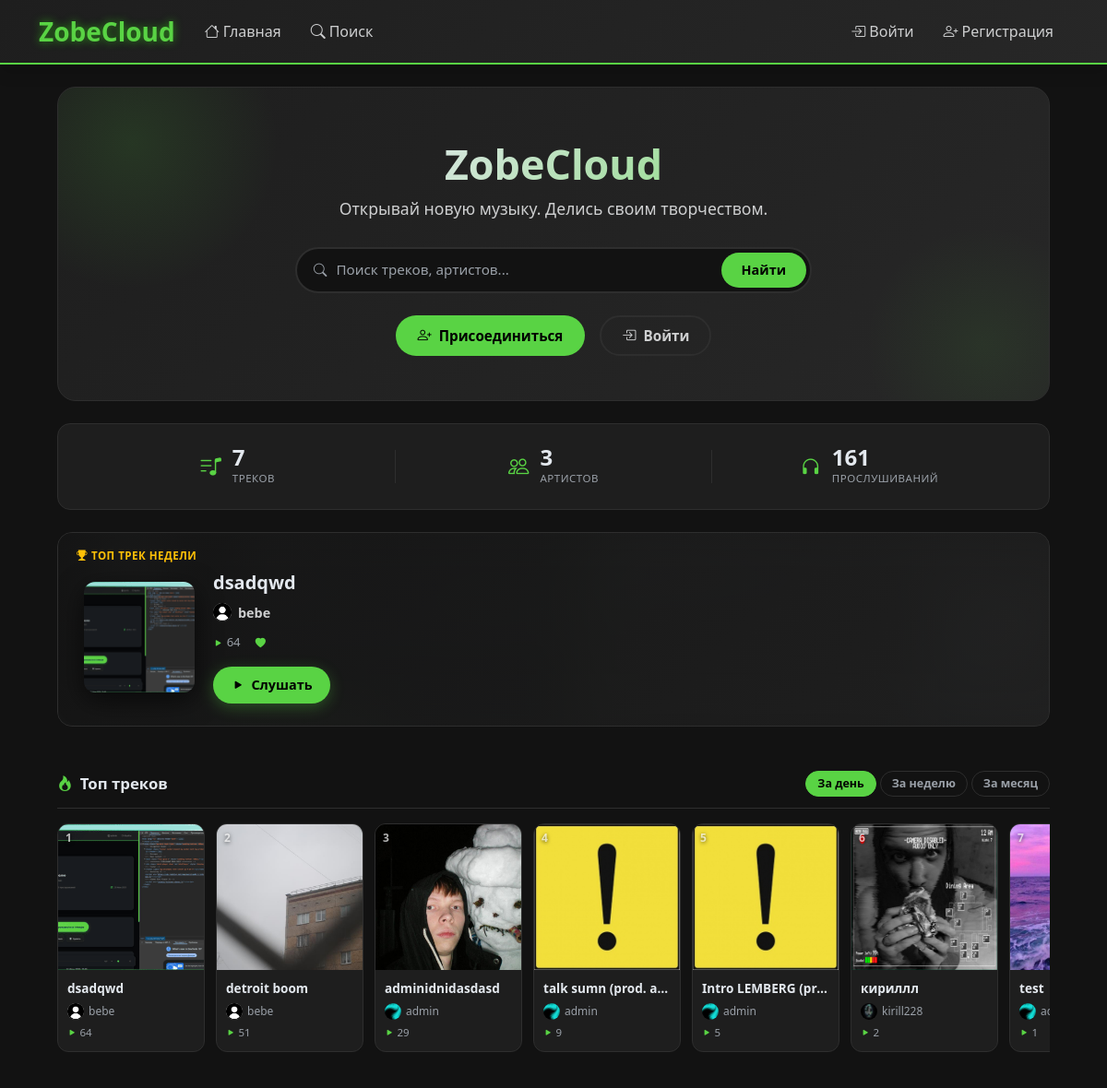
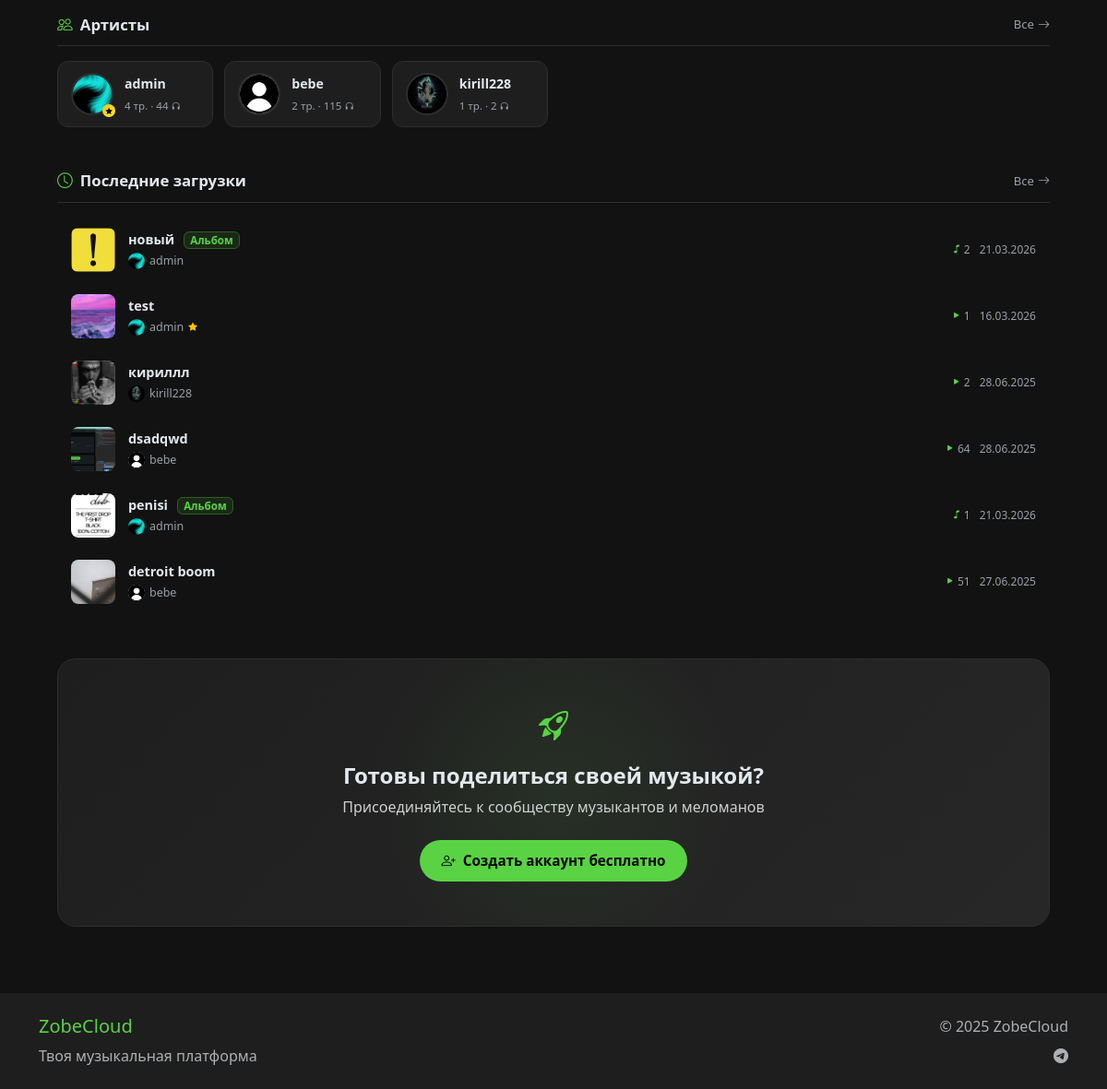
The app's page /, older data (2 pictures, top to bottom).
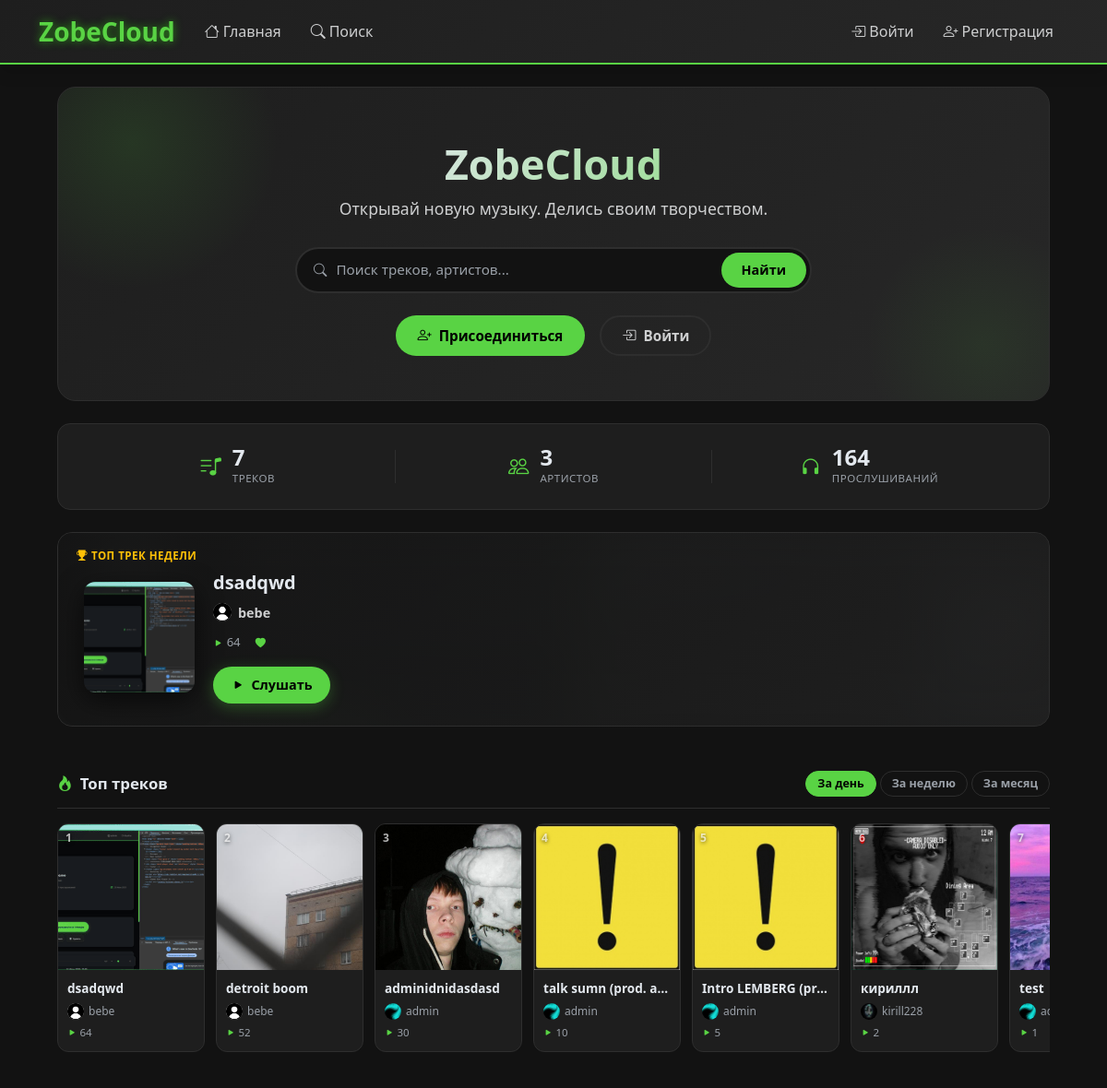
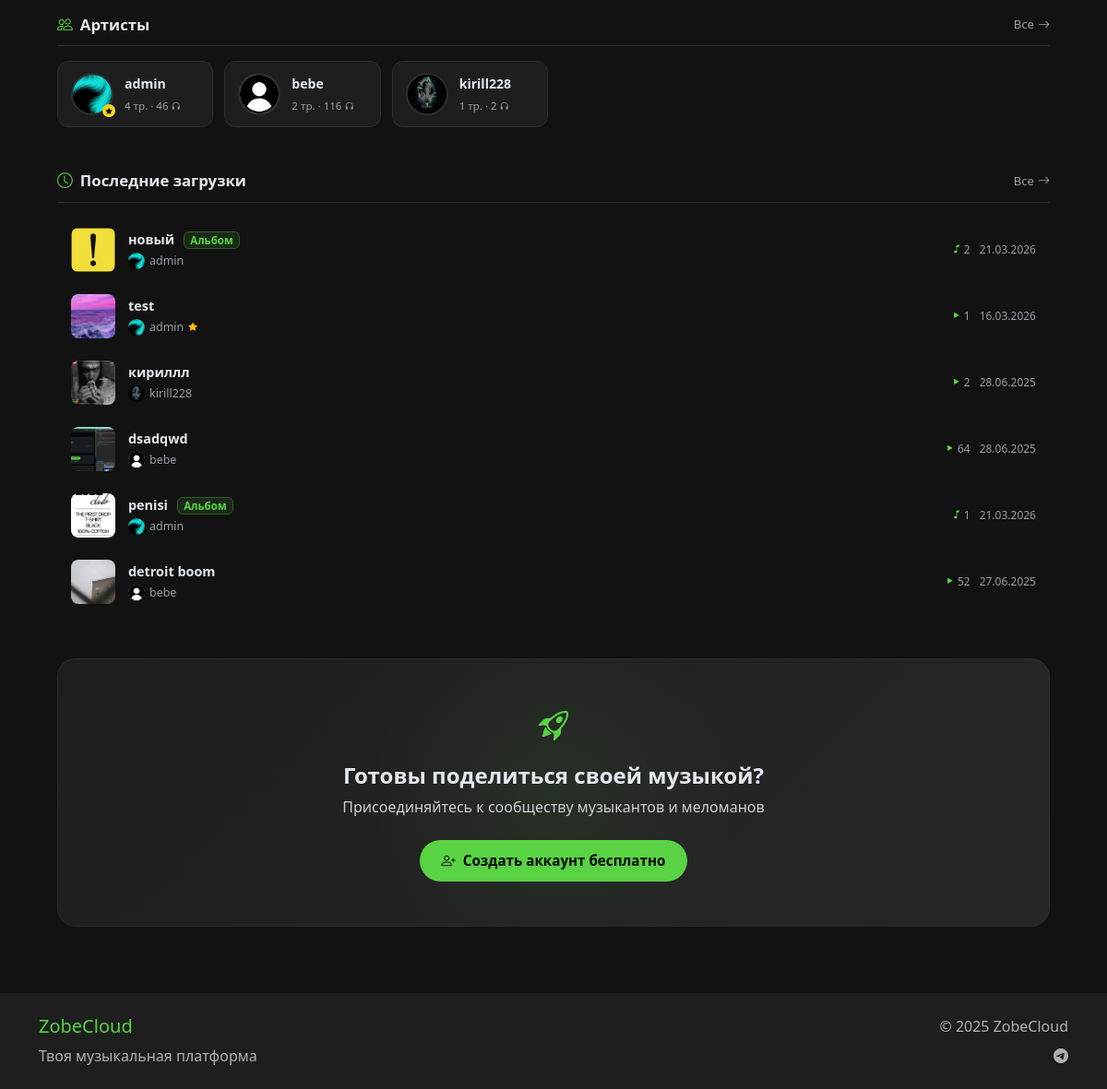
The same page, newer data (2 pictures, top to bottom).
### main/models.py (models this page shows, shortened)
class Track(models.Model):
    VISIBILITY_CHOICES = [
        ('public', 'Публичный'),
        ('unlisted', 'По ссылке'),
        ('private', 'Приватный'),
    ]
    title = models.CharField(max_length=200, verbose_name="Название")
    description = models.TextField(blank=True, verbose_name="Описание")
    audio_file = models.FileField(upload_to='tracks/audio/', verbose_name="Аудиофайл")
    cover = models.ImageField(upload_to='tracks/covers/', blank=True, null=True, verbose_name="Обложка")
    user = models.ForeignKey(User, on_delete=models.CASCADE, verbose_name="Пользователь")
    genre = models.ForeignKey(Genre, on_delete=models.SET_NULL, null=True, blank=True, related_name='tracks', verbose_name="Жанр")
    tags = models.ManyToManyField(Tag, blank=True, related_name='tracks', verbose_name="Теги")
    duration = models.PositiveIntegerField(null=True, blank=True, verbose_name="Длительность (секунды)")
    visibility = models.CharField(max_length=10, choices=VISIBILITY_CHOICES, default='public', verbose_name="Видимость")
    allow_downloads = models.BooleanField(default=False, verbose_name="Разрешить скачивание")
    allow_comments = models.BooleanField(default=True, verbose_name="Разрешить комментарии")
    uploaded_at = models.DateTimeField(auto_now_add=True, verbose_name="Дата загрузки")
    plays_count = models.PositiveIntegerField(default=0, verbose_name="Количество прослушиваний")
    downloads_count = models.PositiveIntegerField(default=0, verbose_name="Количество скачиваний")
    slug = models.SlugField(max_length=250, blank=True, verbose_name="URL")
    album = models.ForeignKey('Album', on_delete=models.SET_NULL, null=True, blank=True, related_name='tracks', verbose_name="Альбом")
    release_at = models.DateTimeField(null=True, blank=True, verbose_name="Дата релиза")
    sort_order = models.PositiveIntegerField(default=0, verbose_name="Порядок в альбоме")
    class Meta:
        verbose_name = "Трек"
        verbose_name_plural = "Треки"
        ordering = ['-uploaded_at']

class UserProfile(models.Model):
    user = models.OneToOneField(User, on_delete=models.CASCADE, related_name='profile')
    bio = models.TextField(max_length=500, blank=True, verbose_name="О себе")
    location = models.CharField(max_length=100, blank=True, verbose_name="Местоположение")
    website = models.URLField(blank=True, verbose_name="Веб-сайт")
    avatar = models.ImageField(upload_to='avatars/', blank=True, null=True, verbose_name="Аватар")
    banner = models.ImageField(upload_to='banners/', blank=True, null=True, verbose_name="Баннер")
    is_private = models.BooleanField(default=False, verbose_name="Приватный профиль")
    created_at = models.DateTimeField(auto_now_add=True)
    updated_at = models.DateTimeField(auto_now=True)
    last_seen = models.DateTimeField(null=True, blank=True, verbose_name="Последнее посещение")
    terms_accepted_at = models.DateTimeField(null=True, blank=True, verbose_name="Дата принятия лицензионного соглашения")
    class Meta:
        verbose_name = "Профиль пользователя"
        verbose_name_plural = "Профили пользователей"
    @property
    def avatar_url(self):
        if self.avatar and hasattr(self.avatar, 'url'):
            try:
                return self.avatar.url
            except ValueError:
                return self.get_default_avatar()
        return self.get_default_avatar()
    def get_default_avatar(self):
        return f"{settings.STATIC_URL}images/default-avatar.png"
    @property
    def is_premium(self):
        try:
            subscription = self.user.premium_subscriptions.filter(
                admin_confirmed=True,
                is_active=True,
                expires_at__gt=timezone.now()
            ).first()
            return subscription is not None
        except:
            return False

### main/views.py (the view)
# urls.py: path('', views.home, name='home'),
def home(request):
    now = timezone.now()
    day_ago = now - timedelta(days=1)
    week_ago = now - timedelta(days=7)
    month_ago = now - timedelta(days=30)
    public_qs = Track.objects.filter(
        visibility='public'
    ).filter(
        Q(release_at__isnull=True) | Q(release_at__lte=now)
    ).select_related('user__profile')
    _raw = public_qs.select_related('album').order_by('-uploaded_at')[:30]
    _seen_albums = set()
    recent_items = []
    for _t in _raw:
        if _t.album_id:
            if _t.album_id not in _seen_albums:
                _seen_albums.add(_t.album_id)
                recent_items.append({'is_album': True, 'album': _t.album, 'track': _t})
        else:
            recent_items.append({'is_album': False, 'track': _t})
        if len(recent_items) >= 8:
            break
    top_day = public_qs.annotate(
        period_plays=Count('plays', filter=Q(plays__created_at__gte=day_ago))
    ).order_by('-period_plays', '-plays_count')[:10]
    top_week = public_qs.annotate(
        period_plays=Count('plays', filter=Q(plays__created_at__gte=week_ago))
    ).order_by('-period_plays', '-plays_count')[:10]
    top_month = public_qs.annotate(
        period_plays=Count('plays', filter=Q(plays__created_at__gte=month_ago))
    ).order_by('-period_plays', '-plays_count')[:10]
    featured_track = top_week.first()
    artists = User.objects.filter(
        track__isnull=False
    ).distinct().annotate(
        tracks_count=Count('track'),
        total_plays=Sum('track__plays_count')
    ).order_by('-tracks_count')[:6]
    for artist in artists:
        try:
            if artist.profile.avatar and hasattr(artist.profile.avatar, 'url'):
                artist.avatar_url = artist.profile.avatar.url
            else:
                artist.avatar_url = '/static/images/default-avatar.png'
        except:
            artist.avatar_url = '/static/images/default-avatar.png'
    total_tracks = Track.objects.count()
    total_artists = User.objects.filter(track__isnull=False).distinct().count()
    total_plays = Track.objects.aggregate(total=Sum('plays_count'))['total'] or 0
    context = {
        'recent_items': recent_items,
        'top_tabs': [('Day', top_day), ('Week', top_week), ('Month', top_month)],
        'artists': artists,
        'total_tracks': total_tracks,
        'total_artists': total_artists,
        'total_plays': total_plays,
        'featured_track': featured_track,
    }
    return render(request, 'main/home.html', context)

### main/models.py (called while the page is built)
    @property
    def cover_url(self):
        if self.cover and hasattr(self.cover, 'url'):
            try:
                return self.cover.url
            except ValueError:
                pass
        return f"{settings.STATIC_URL}images/default-track-cover.png"

    @property
    def tracks_count(self):
        return self.tracks.count()

### templates/main/home.html (shortened to what the changed rows need)
{% extends 'main/base.html' %}
{% load static %}
{% block content %}
<div class="container py-4" style="max-width:1100px;">
  <div class="home-hero mb-4">
    <div class="home-hero-inner">
      <h1 class="home-hero-title">ZobeCloud</h1>
    </div>
  </div>
  <div class="home-stats-bar mb-4">
    <div class="home-stat">
      <div>
        <div class="home-stat-num">{{ total_plays }}</div>
        <div class="home-stat-lbl">Прослушиваний</div>
      </div>
    </div>
  </div>
  <section class="home-section mb-5">
    {% for tab_id, tracks_list in top_tabs %}
    <div id="topTab{{ tab_id }}" class="home-hscroll top-tab-panel" {% if not forloop.first %}style="display:none;"{% endif %}>
      {% for track in tracks_list %}
      <div class="pop-card">
        <div class="pop-card-cover">
          {% if track.cover %}
            <img src="{{ track.cover.url }}" alt="{{ track.title }}" class="pop-card-img">
          {% else %}
            <div class="pop-card-placeholder"><i class="bi bi-music-note-beamed"></i></div>
          {% endif %}
          <span class="pop-rank">{{ forloop.counter }}</span>
        </div>
        <div class="pop-card-info">
          <a href="{% url 'track_detail' track.id %}" class="pop-card-title">{{ track.title|truncatechars:26 }}</a>
          <div class="pop-card-artist">
            <img src="{{ track.user.profile.avatar_url }}" class="pop-artist-avatar rounded-circle" alt="">
            <a href="{% url 'public_profile' track.user.username %}" class="pop-artist-name">{{ track.user.username }}</a>
          </div>
          <div class="pop-card-plays"><i class="bi bi-play-fill"></i> {{ track.plays_count }}</div>
        </div>
      </div>
      {% empty %}
      <div class="text-muted py-4 px-2" style="font-size:.9rem;">Треков пока нет</div>
      {% endfor %}
    </div>
    {% endfor %}
  </section>
  {% if artists %}
  <section class="home-section mb-5">
    <div class="home-artists-row">
      {% for artist in artists %}
      <a href="{% url 'public_profile' artist.username %}" class="artist-pill">
        <div class="artist-pill-avatar-wrap">
          <img src="{{ artist.avatar_url }}" alt="{{ artist.username }}"
               class="artist-pill-avatar"
               onerror="this.src='/static/images/default-avatar.png'">
          {% if artist.profile.is_premium %}
            <span class="artist-pill-star"><i class="bi bi-star-fill"></i></span>
          {% endif %}
        </div>
        <div class="artist-pill-info">
          <span class="artist-pill-name">{{ artist.username }}</span>
          <span class="artist-pill-stats">{{ artist.tracks_count }} тр. · {{ artist.total_plays|default:0 }} <i class="bi bi-headphones" style="font-size:0.65rem;"></i></span>
        </div>
      </a>
      {% endfor %}
    </div>
  </section>
  {% endif %}
  {% if recent_items %}
  <section class="home-section mb-5">
    <div class="recent-list">
      {% for item in recent_items %}
      {% if item.is_album %}
      <div class="recent-row">
        <div class="recent-cover-wrap">
          {% if item.album.cover %}
            <img src="{{ item.album.cover_url }}" alt="" class="recent-cover-img">
          {% else %}
            <div class="recent-cover-placeholder"><i class="bi bi-collection"></i></div>
          {% endif %}
          <a href="{% url 'album_detail' item.album.id %}" class="recent-play-btn">
            <i class="bi bi-arrow-right-fill"></i>
          </a>
        </div>
        <div class="recent-info">
          <a href="{% url 'album_detail' item.album.id %}" class="recent-title">
            {{ item.album.title }}
            <span style="font-size:.72rem;background:rgba(89,211,68,.12);border:1px solid rgba(89,211,68,.3);color:var(--accent-green);padding:1px 6px;border-radius:6px;margin-left:.4rem;vertical-align:middle;">Альбом</span>
          </a>
          <div class="recent-artist">
            <img src="{{ item.album.user.profile.avatar_url }}" class="recent-artist-avatar rounded-circle" alt="">
            <a href="{% url 'public_profile' item.album.user.username %}" class="recent-artist-name">{{ item.album.user.username }}</a>
          </div>
        </div>
        <div class="recent-meta">
          <span class="recent-stat"><i class="bi bi-music-note"></i> {{ item.album.tracks_count }}</span>
          <span class="recent-stat recent-date">{{ item.album.created_at|date:"d.m.Y" }}</span>
        </div>
      </div>
      {% else %}
      <div class="recent-row">
        <div class="recent-cover-wrap">
          {% if item.track.cover %}
            <img src="{{ item.track.cover.url }}" alt="" class="recent-cover-img">
          {% else %}
            <div class="recent-cover-placeholder"><i class="bi bi-music-note-beamed"></i></div>
          {% endif %}
        </div>
        <div class="recent-info">
          <a href="{% url 'track_detail' item.track.id %}" class="recent-title">{{ item.track.title }}</a>
          <div class="recent-artist">
            <img src="{{ item.track.user.profile.avatar_url }}" class="recent-artist-avatar rounded-circle" alt="">
            <a href="{% url 'public_profile' item.track.user.username %}" class="recent-artist-name">{{ item.track.user.username }}</a>
          </div>
        </div>
        <div class="recent-meta">
          <span class="recent-stat"><i class="bi bi-play-fill"></i> {{ item.track.plays_count }}</span>
          <span class="recent-stat recent-date">{{ item.track.uploaded_at|date:"d.m.Y" }}</span>
        </div>
      </div>
      {% endif %}
      {% endfor %}
    </div>
  </section>
  {% endif %}
</div>
{% endblock %}

Row changes from the older to the newer data that the page shows:
changed Track "detroit boom": plays_count "51" → "52"; track.plays_count "51" → "52"
changed Track "adminidnidasdasd": plays_count "29" → "30"
changed Track "talk sumn (prod. a…": plays_count "9" → "10"
Text that changed along with them:
{{ total_plays }}: "161" → "164"
{{ artist.total_plays|default:0 }}: "44" → "46"
{{ artist.total_plays|default:0 }}: "115" → "116"
